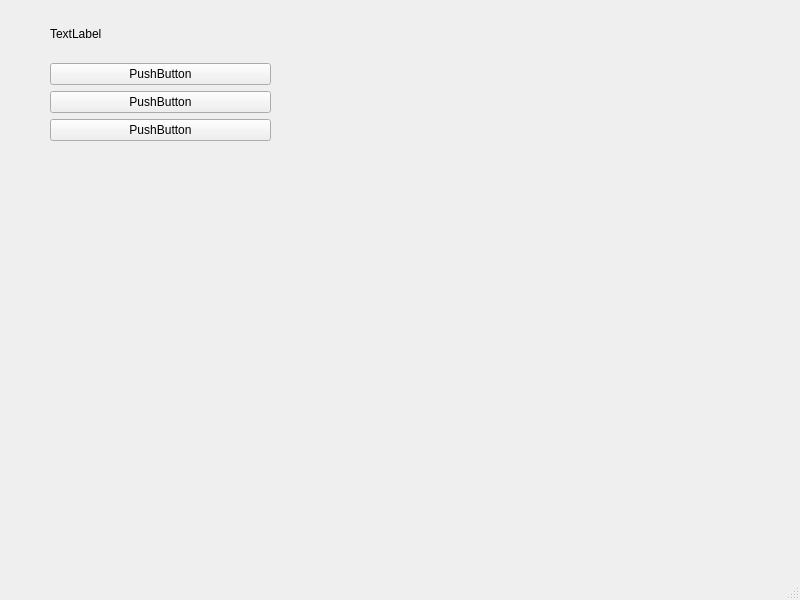
<?xml version="1.0" encoding="UTF-8"?>
<ui version="4.0">
 <class>MainWindow</class>
 <widget class="QMainWindow" name="MainWindow">
  <property name="geometry">
   <rect>
    <x>0</x>
    <y>0</y>
    <width>800</width>
    <height>600</height>
   </rect>
  </property>
  <property name="windowTitle">
   <string>MainWindow</string>
  </property>
  <widget class="QWidget" name="centralwidget">
   <widget class="QWidget" name="layoutWidget">
    <property name="geometry">
     <rect>
      <x>50</x>
      <y>10</y>
      <width>221</width>
      <height>131</height>
     </rect>
    </property>
    <layout class="QVBoxLayout" name="verticalLayout">
     <item>
      <widget class="QLabel" name="label">
       <property name="text">
        <string>TextLabel</string>
       </property>
      </widget>
     </item>
     <item>
      <widget class="QPushButton" name="pushButton">
       <property name="text">
        <string>PushButton</string>
       </property>
      </widget>
     </item>
     <item>
      <widget class="QPushButton" name="pushButton_2">
       <property name="text">
        <string>PushButton</string>
       </property>
      </widget>
     </item>
     <item>
      <widget class="QPushButton" name="pushButton_3">
       <property name="text">
        <string>PushButton</string>
       </property>
      </widget>
     </item>
    </layout>
   </widget>
  </widget>
  <widget class="QMenuBar" name="menubar">
   <property name="geometry">
    <rect>
     <x>0</x>
     <y>0</y>
     <width>800</width>
     <height>23</height>
    </rect>
   </property>
  </widget>
  <widget class="QStatusBar" name="statusbar"/>
 </widget>
 <resources/>
 <connections/>
</ui>
